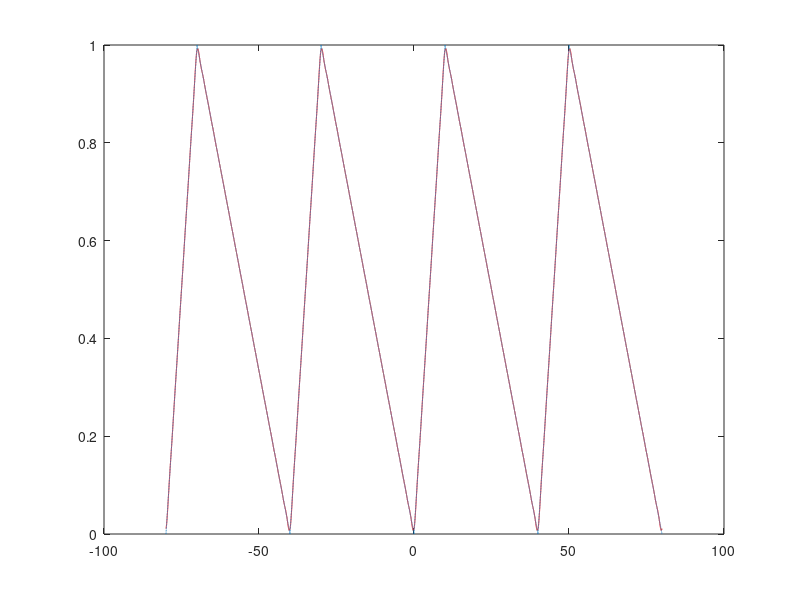
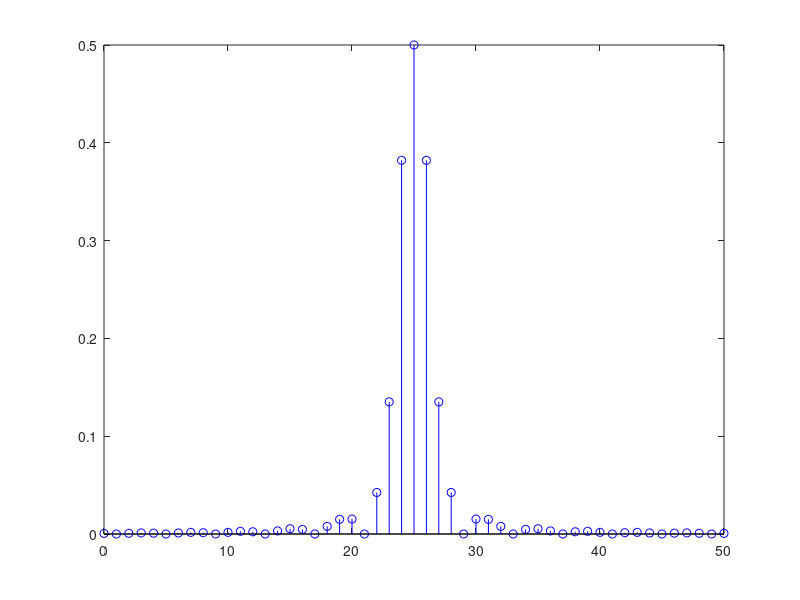

Write the MATLAB code that produced these figures, in order.
P=40; %Perioada semnalului
f=1/P; %Frecventa semnalului
t=-2*P:0.002:2*P; %Esantionarea semnalului intial
D=10; %Pulsul semnalului ales in functie de numarul de la catalog
d=D/40;
N=50; %Numarul de elemente 


si=(1+sawtooth(2*pi*f*t,d))/2; %Semnalul triunghiular initial
a0=@(t)(1+sawtooth(2*pi*f*t,d))/2;
cc=1/P*integral(a0,0,P);
Ck=zeros(1,N); Ak=zeros(1,N);
sr=0; 


for (i=1:1:N)
   a1=@(t)(1+sawtooth(2*pi*f*t,d))/2.*exp(-2*pi*f*t*1j*(i-25));
   Ck(i)=1/P*integral(a1,0,P);
   Ak(i+1)=2*abs(Ck(i));
   sr=sr+Ck(i)*exp(2*pi*f*t*1j*(i-25));
end


figure(1);
plot(t,sr,'r',t,si,'--'); %Semnalul modificat si cel initial 


figure(2);
Ak(26)=abs(cc);
Ak(1)=Ak(51);
stem([0:N],Ak,'b'); %Afisarea spectrului de valori 

%Conform cursului de semnale si sisteme, orice semnal poate fi aproximat
%printr-o suma de cosinusuri si sinusuri de diferite frecvente (numite
%armonice de frecventa) fiecare avand in fata sa cate un coeficient.
%In acest proiect am reconstruit un semnal cu 50 de elemente si se apropie
%de semnalul original avand o mica eroare. Daca numarul termenilor creste
%aceasta eroare scade. Apoi am reprezentat spectrului de valori. 

